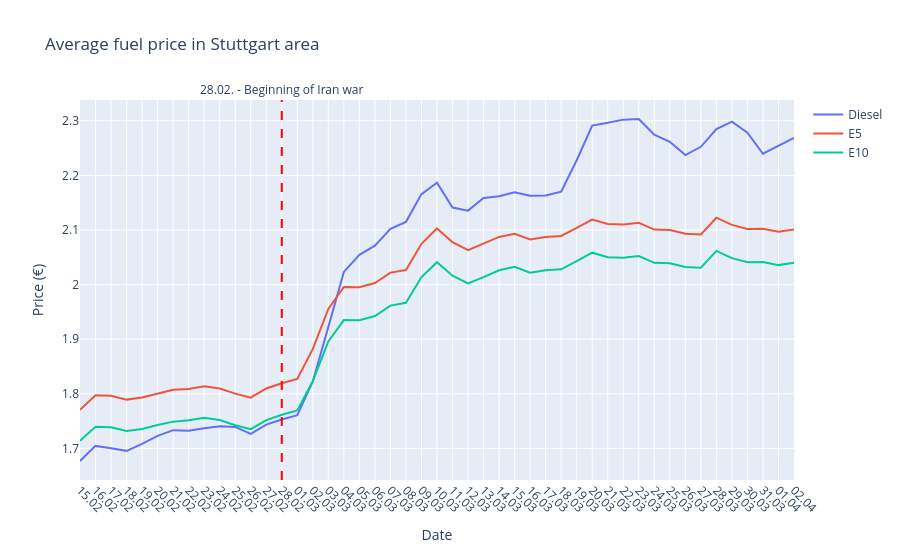

The notebook cell saved with this chart:
### Code cell
# Durchschnittspreis pro Messpunkt (retrieval_date + retrieval_time)
df_avg = df_filled.groupby('retrieval_date')[['diesel', 'e5', 'e10']].mean().reset_index()

import plotly.graph_objects as go

fig = go.Figure()

fig.add_trace(go.Scatter(x=df_avg['retrieval_date'], y=df_avg['diesel'], name='Diesel', mode='lines'))
fig.add_trace(go.Scatter(x=df_avg['retrieval_date'], y=df_avg['e5'], name='E5', mode='lines'))
fig.add_trace(go.Scatter(x=df_avg['retrieval_date'], y=df_avg['e10'], name='E10', mode='lines'))

fig.update_layout(
    title='Average fuel price in Stuttgart area',
    xaxis_title='Date',
    yaxis_title='Price (€)',
    hovermode='x unified'
)

fig.update_xaxes(
    dtick="D1",
    tickformat="%d.%m",
    tickangle=45
)


fig.add_vline(
    x=pd.Timestamp("2026-02-28").timestamp() * 1000,
    line_dash="dash",
    line_color="red",
    annotation_text="28.02. - Beginning of Iran war",
    annotation_position="top"
)

fig.show()

# Preisverlauf speichern
fig.write_image("assets/preisverlauf.png", width=1668, height=450)

### Figure 1 — Plotly figure (JSON) as saved in the notebook; plotly's stock layout.template omitted (floating-point values rounded to 4 significant figures)
{"data": [{"mode": "lines", "name": "Diesel", "type": "scatter", "x": ["2026-02-15", "2026-02-16", "2026-02-17", "2026-02-18", "2026-02-19", "2026-02-20", "2026-02-21", "2026-02-22", "2026-02-23", "2026-02-24", "2026-02-25", "2026-02-26", "2026-02-27", "2026-02-28", "2026-03-01", "2026-03-02", "2026-03-03", "2026-03-04", "2026-03-05", "2026-03-06", "2026-03-07", "2026-03-08", "2026-03-09", "2026-03-10", "2026-03-11", "2026-03-12", "2026-03-13", "2026-03-14", "2026-03-15", "2026-03-16", "2026-03-17", "2026-03-18", "2026-03-19", "2026-03-20", "2026-03-21", "2026-03-22", "2026-03-23", "2026-03-24", "2026-03-25", "2026-03-26", "2026-03-27", "2026-03-28", "2026-03-29", "2026-03-30", "2026-03-31", "2026-04-01", "2026-04-02"], "y": [1.677, 1.705, 1.7, 1.695, 1.708, 1.723, 1.733, 1.732, 1.737, 1.741, 1.739, 1.726, 1.743, 1.753, 1.761, 1.823, 1.923, 2.023, 2.055, 2.071, 2.102, 2.115, 2.166, 2.187, 2.141, 2.135, 2.159, 2.162, 2.169, 2.163, 2.163, 2.17, 2.228, 2.291, 2.296, 2.302, 2.303, 2.275, 2.262, 2.237, 2.252, 2.285, 2.298, 2.278, 2.24, 2.254, 2.269]}, {"mode": "lines", "name": "E5", "type": "scatter", "x": ["2026-02-15", "2026-02-16", "2026-02-17", "2026-02-18", "2026-02-19", "2026-02-20", "2026-02-21", "2026-02-22", "2026-02-23", "2026-02-24", "2026-02-25", "2026-02-26", "2026-02-27", "2026-02-28", "2026-03-01", "2026-03-02", "2026-03-03", "2026-03-04", "2026-03-05", "2026-03-06", "2026-03-07", "2026-03-08", "2026-03-09", "2026-03-10", "2026-03-11", "2026-03-12", "2026-03-13", "2026-03-14", "2026-03-15", "2026-03-16", "2026-03-17", "2026-03-18", "2026-03-19", "2026-03-20", "2026-03-21", "2026-03-22", "2026-03-23", "2026-03-24", "2026-03-25", "2026-03-26", "2026-03-27", "2026-03-28", "2026-03-29", "2026-03-30", "2026-03-31", "2026-04-01", "2026-04-02"], "y": [1.771, 1.797, 1.796, 1.789, 1.793, 1.801, 1.807, 1.809, 1.814, 1.81, 1.8, 1.793, 1.81, 1.819, 1.827, 1.882, 1.955, 1.995, 1.995, 2.003, 2.022, 2.027, 2.075, 2.103, 2.078, 2.063, 2.075, 2.087, 2.093, 2.083, 2.087, 2.089, 2.104, 2.119, 2.111, 2.11, 2.113, 2.101, 2.1, 2.093, 2.092, 2.123, 2.109, 2.102, 2.102, 2.097, 2.101]}, {"mode": "lines", "name": "E10", "type": "scatter", "x": ["2026-02-15", "2026-02-16", "2026-02-17", "2026-02-18", "2026-02-19", "2026-02-20", "2026-02-21", "2026-02-22", "2026-02-23", "2026-02-24", "2026-02-25", "2026-02-26", "2026-02-27", "2026-02-28", "2026-03-01", "2026-03-02", "2026-03-03", "2026-03-04", "2026-03-05", "2026-03-06", "2026-03-07", "2026-03-08", "2026-03-09", "2026-03-10", "2026-03-11", "2026-03-12", "2026-03-13", "2026-03-14", "2026-03-15", "2026-03-16", "2026-03-17", "2026-03-18", "2026-03-19", "2026-03-20", "2026-03-21", "2026-03-22", "2026-03-23", "2026-03-24", "2026-03-25", "2026-03-26", "2026-03-27", "2026-03-28", "2026-03-29", "2026-03-30", "2026-03-31", "2026-04-01", "2026-04-02"], "y": [1.714, 1.74, 1.739, 1.732, 1.735, 1.743, 1.749, 1.751, 1.756, 1.752, 1.742, 1.735, 1.752, 1.762, 1.77, 1.823, 1.896, 1.935, 1.935, 1.942, 1.961, 1.967, 2.014, 2.041, 2.016, 2.002, 2.014, 2.026, 2.032, 2.022, 2.026, 2.028, 2.043, 2.058, 2.05, 2.049, 2.052, 2.04, 2.039, 2.032, 2.031, 2.062, 2.048, 2.041, 2.041, 2.036, 2.04]}], "layout": {"annotations": [{"showarrow": false, "text": "28.02. - Beginning of Iran war", "x": 1772236800000, "xanchor": "center", "xref": "x", "y": 1, "yanchor": "bottom", "yref": "y domain"}], "hovermode": "x unified", "shapes": [{"line": {"color": "red", "dash": "dash"}, "type": "line", "x0": 1772236800000, "x1": 1772236800000, "xref": "x", "y0": 0, "y1": 1, "yref": "y domain"}], "title": {"text": "Average fuel price in Stuttgart area"}, "xaxis": {"dtick": "D1", "tickangle": 45, "tickformat": "%d.%m", "title": {"text": "Date"}}, "yaxis": {"title": {"text": "Price (€)"}}}}
